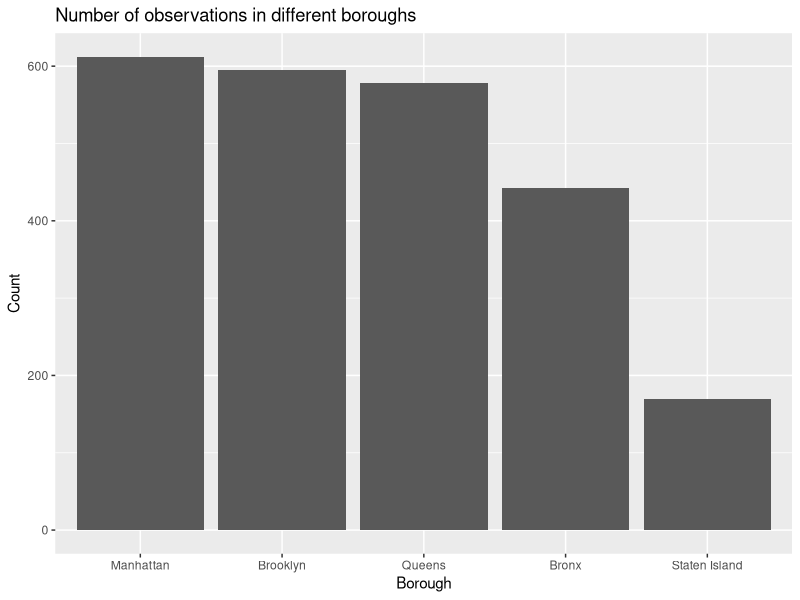

Reproduce this figure in R.
## ---- chunk 1
library(ggplot2)
library(dplyr)
library(tidyverse)

## ---- chunk 2
air_qua = data.frame(read_csv('data/Air_Quality_2016_2018.csv') %>% select('Name', 'Measure', 'Geo Join ID', 'Geo Place Name', 'Start_Date', 'Data Value'))
air_quality = air_qua
knitr::kable(as.data.frame(table(air_quality$Measure)), caption = "Measure Counts",row.names = F,font_size = 10)
air_quality = air_quality %>% filter(Measure =='Mean')
## ---- chunk 3
knitr::kable(as.data.frame(table(air_quality$Name)), caption = "Measure Counts",row.names = F,font_size = 10)
## ---- chunk 4
air_quality$Borough = 'Bronx'
air_quality$Geo.Join.ID = as.character(air_quality$Geo.Join.ID)
for(i in 1:nrow(air_quality)){
  tmp = substr(air_quality[i,3],1,1)
  if(tmp == '2'){
    air_quality[i,7] = 'Brooklyn'
  }
  if(tmp == '3'){
    air_quality[i,7] = 'Manhattan'
  }
  if(tmp == '4'){
    air_quality[i,7] = 'Queens'
  }
  if(tmp == '5'){
    air_quality[i,7] = 'Staten Island'
  }
}
ggplot(air_quality, aes(x = fct_relevel(Borough,'Manhattan','Brooklyn','Queens','Bronx'))) +
  geom_histogram(stat="count")+
  xlab('Borough')+
  ylab('Count')+
  ggtitle('Number of observations in different boroughs')
  
